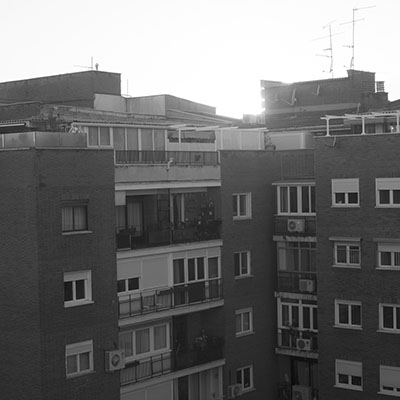
%> input picture python-geometry/ventana1.jpg, 400 x 400 px
$ octave panormica_pre.m   (GNU Octave 9; MATLAB toolbox functions it lacks are replaced by stand-ins)
%> lines starting %> are read from the running program, lines starting %| are printed output that depends on the picture

#Lucía Teresa Rodríguez Fernández
#Sergio Requena Martínez
#Carlos Martín García

clear
close all
graphics_toolkit('gnuplot')

%Para llevar acabo el proyecto se han realizado 4 fotografías para realizar la panorámica y posteriormente tomar los datos a través de meshgrid para poder representarlos

% leer las imagenes
foto1=imread("ventana1.jpg");
%> foto1 is the input picture: size 400x400 uint8; min 3, max 255, mean 111.1
foto2=imread("ventana2.jpg");
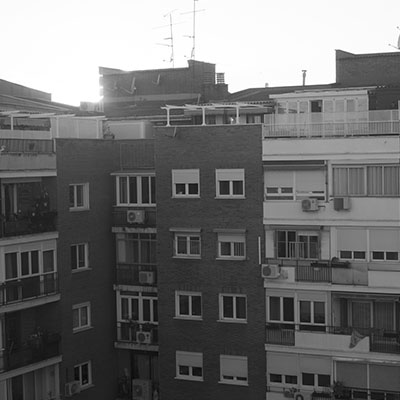
%> input picture python-geometry/ventana2.jpg, 400 x 400 px
%> foto2 is the input picture: size 400x400 uint8; min 1, max 255, mean 111.4
foto3=imread("ventana3.jpg");
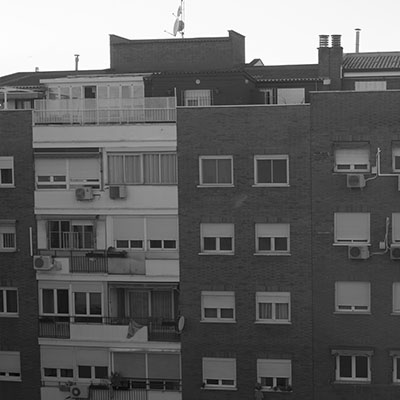
%> input picture python-geometry/ventana3.jpg, 400 x 400 px
%> foto3 is the input picture: size 400x400 uint8; min 0, max 255, mean 98.7
foto4=imread("ventana4.jpg");
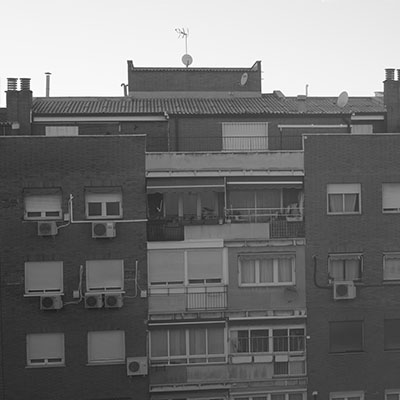
%> input picture python-geometry/ventana4.jpg, 400 x 400 px
%> foto4 is the input picture: size 400x400 uint8; min 16, max 255, mean 114.9


% crear las coordenadas x e y conforme a las fotos
[y,x]=meshgrid(linspace(400,1,400),linspace(1,400,400));

x1=x'; y1=y';
x2=x1; y2=y1;


figure, p=pcolor(x1,y1,foto1); set(p,'EdgeColor','none'), colormap(gray),
%> after `colormap(gray)`:
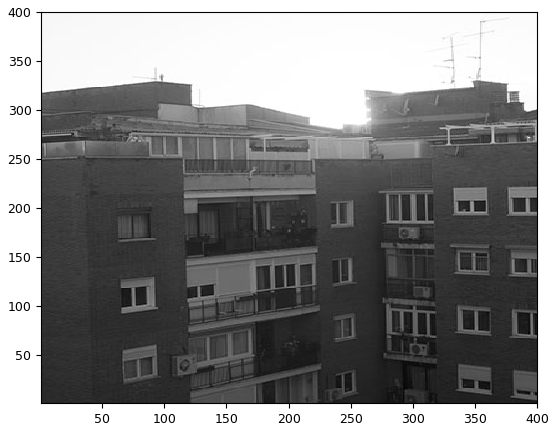
%> figure redrawn from the program's plot data
figure, p=pcolor(x1,y1,foto2); set(p,'EdgeColor','none'), colormap(gray),
%> after `colormap(gray)`:
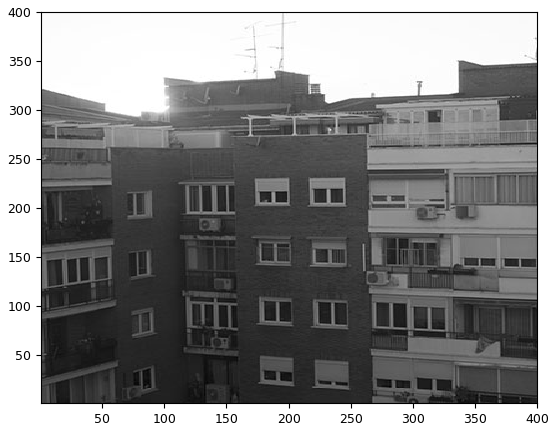
%> figure redrawn from the program's plot data

figure, p=pcolor(x1,y1,foto3); set(p,'EdgeColor','none'), colormap(gray),
%> after `colormap(gray)`:
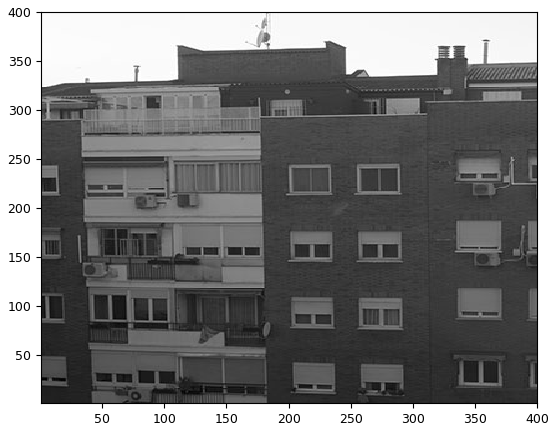
%> figure redrawn from the program's plot data
figure, p=pcolor(x1,y1,foto4); set(p,'EdgeColor','none'), colormap(gray),
%> after `colormap(gray)`:
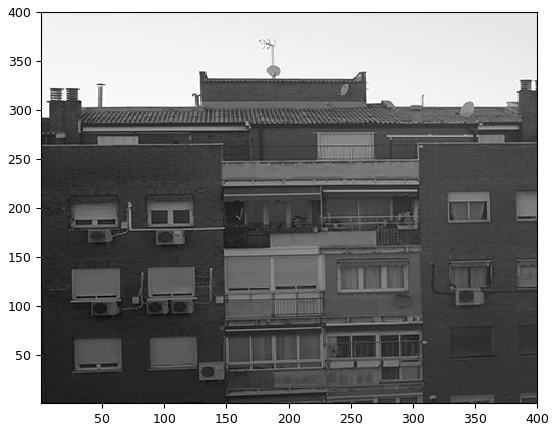
%> figure redrawn from the program's plot data

save PanoramicaA_datos
